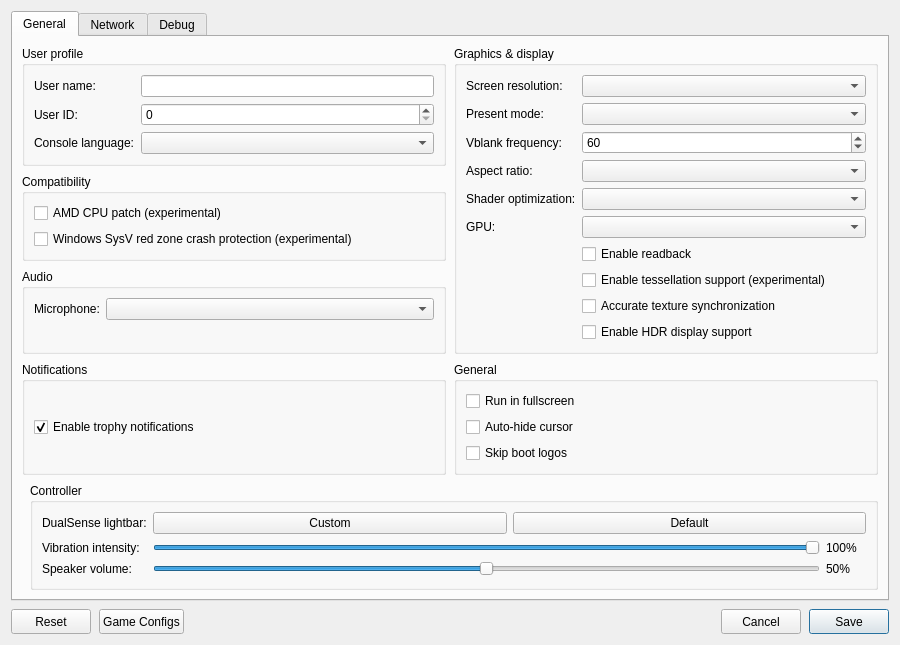
<?xml version="1.0" encoding="UTF-8"?>
<ui version="4.0">
 <class>ConfigurationEditDialog</class>
 <widget class="QDialog" name="ConfigurationEditDialog">
  <property name="geometry">
   <rect>
    <x>0</x>
    <y>0</y>
    <width>900</width>
    <height>620</height>
   </rect>
  </property>
  <property name="windowTitle">
   <string>Settings</string>
  </property>
  <property name="locale">
   <locale language="English" country="UnitedStates"/>
  </property>
  <layout class="QVBoxLayout" name="dialogLayout">
   <property name="spacing"><number>8</number></property>
   <item>
    <widget class="QTabWidget" name="settings_tabs">
     <property name="currentIndex"><number>0</number></property>
     <widget class="QWidget" name="settings_tab">
      <attribute name="title"><string>General</string></attribute>
      <layout class="QGridLayout" name="gridLayout">
       <property name="horizontalSpacing">
        <number>8</number>
       </property>
       <property name="verticalSpacing">
        <number>8</number>
       </property>
       <item row="0" column="0" colspan="2">
        <layout class="QGridLayout" name="sectionsLayout" columnstretch="1,1">
         <property name="horizontalSpacing">
          <number>8</number>
         </property>
         <property name="verticalSpacing">
          <number>8</number>
         </property>
         <item row="0" column="0">
          <widget class="QGroupBox" name="user_profile_group">
           <property name="title">
            <string>User profile</string>
           </property>
           <layout class="QFormLayout" name="userProfileLayout">
            <property name="fieldGrowthPolicy">
             <enum>QFormLayout::AllNonFixedFieldsGrow</enum>
            </property>
            <item row="0" column="0">
             <widget class="QLabel" name="label_user_name">
              <property name="text"><string>User name:</string></property>
             </widget>
            </item>
            <item row="0" column="1">
             <widget class="MandatoryLineEdit" name="lineEdit_user_name">
              <property name="toolTip"><string>Local user name exposed to games</string></property>
              <property name="clearButtonEnabled"><bool>true</bool></property>
             </widget>
            </item>
            <item row="1" column="0">
             <widget class="QLabel" name="label_user_id">
              <property name="text"><string>User ID:</string></property>
             </widget>
            </item>
            <item row="1" column="1">
             <widget class="QSpinBox" name="spinBox_user_id">
              <property name="toolTip"><string>Local user ID exposed to games</string></property>
              <property name="maximum"><number>2147483647</number></property>
             </widget>
            </item>
            <item row="2" column="0">
             <widget class="QLabel" name="label_console_language">
              <property name="text"><string>Console language:</string></property>
             </widget>
            </item>
            <item row="2" column="1">
             <widget class="QComboBox" name="comboBox_console_language">
              <property name="toolTip"><string>Language</string></property>
             </widget>
            </item>
           </layout>
          </widget>
         </item>
         <item row="2" column="0">
          <widget class="QGroupBox" name="audio_group">
           <property name="title"><string>Audio</string></property>
           <layout class="QFormLayout" name="audioLayout">
            <property name="fieldGrowthPolicy">
             <enum>QFormLayout::AllNonFixedFieldsGrow</enum>
            </property>
            <item row="0" column="0">
             <widget class="QLabel" name="label_audio_input_device">
              <property name="text"><string>Microphone:</string></property>
             </widget>
            </item>
            <item row="0" column="1">
             <widget class="QComboBox" name="comboBox_audio_input_device"/>
            </item>
           </layout>
          </widget>
         </item>
         <item row="0" column="1" rowspan="3">
          <widget class="QGroupBox" name="graphics_group">
           <property name="title">
            <string>Graphics &amp;&amp; display</string>
           </property>
           <layout class="QFormLayout" name="graphicsLayout">
            <property name="fieldGrowthPolicy">
             <enum>QFormLayout::AllNonFixedFieldsGrow</enum>
            </property>
            <item row="0" column="0">
             <widget class="QLabel" name="label_screen_resolution">
              <property name="text"><string>Screen resolution:</string></property>
             </widget>
            </item>
            <item row="0" column="1">
             <widget class="QComboBox" name="comboBox_screen_resolution">
              <property name="toolTip"><string>Window resolution</string></property>
             </widget>
            </item>
            <item row="1" column="0">
             <widget class="QLabel" name="label_present_mode">
              <property name="text"><string>Present mode:</string></property>
             </widget>
            </item>
            <item row="1" column="1">
             <widget class="QComboBox" name="comboBox_present_mode">
              <property name="toolTip"><string>Vulkan swapchain presentation mode</string></property>
             </widget>
            </item>
            <item row="2" column="0">
             <widget class="QLabel" name="label_vblank_frequency">
              <property name="text"><string>Vblank frequency:</string></property>
             </widget>
            </item>
            <item row="2" column="1">
             <widget class="QSpinBox" name="spinBox_vblank_frequency">
              <property name="toolTip"><string>Virtual display refresh rate used for frame pacing</string></property>
              <property name="minimum"><number>30</number></property>
              <property name="maximum"><number>360</number></property>
              <property name="value"><number>60</number></property>
             </widget>
            </item>
            <item row="3" column="0">
             <widget class="QLabel" name="label_aspect_ratio">
              <property name="text"><string>Aspect ratio:</string></property>
             </widget>
            </item>
            <item row="3" column="1">
             <widget class="QComboBox" name="comboBox_aspect_ratio">
              <property name="toolTip"><string>The aspect ratio to pillarbox or letterbox</string></property>
             </widget>
            </item>
            <item row="4" column="0">
             <widget class="QLabel" name="label_shader_optimization">
              <property name="text"><string>Shader optimization:</string></property>
             </widget>
            </item>
            <item row="4" column="1">
             <widget class="QComboBox" name="comboBox_shader_optimization_type">
              <property name="toolTip"><string>Optimize shaders for code size or performance</string></property>
             </widget>
            </item>
            <item row="5" column="0">
             <widget class="QLabel" name="label_gpu">
              <property name="text"><string>GPU:</string></property>
             </widget>
            </item>
            <item row="5" column="1">
             <widget class="QComboBox" name="comboBox_gpu">
              <property name="toolTip"><string>Graphics device used by the emulator</string></property>
             </widget>
            </item>
            <item row="6" column="1">
             <widget class="QCheckBox" name="checkBox_readback">
              <property name="toolTip"><string>Read back writable linear images</string></property>
              <property name="text"><string>Enable readback</string></property>
             </widget>
            </item>
            <item row="7" column="1">
             <widget class="QCheckBox" name="checkBox_tessellation">
              <property name="toolTip"><string>Draw tessellated geometry. Disabled by default; unsupported tessellation may cause crashes.</string></property>
              <property name="text"><string>Enable tessellation support (experimental)</string></property>
             </widget>
            </item>
            <item row="8" column="1">
             <widget class="QCheckBox" name="checkBox_sync_raw_image_buffers">
              <property name="toolTip"><string>Can fix missing textures and incorrect transparency in some games. May reduce performance.</string></property>
              <property name="text"><string>Accurate texture synchronization</string></property>
             </widget>
            </item>
            <item row="9" column="1">
             <widget class="QCheckBox" name="checkBox_hdr">
              <property name="toolTip"><string>Enable HDR10 output for supported games. Requires HDR enabled on the host display.</string></property>
              <property name="text"><string>Enable HDR display support</string></property>
             </widget>
            </item>
           </layout>
          </widget>
         </item>
         <item row="3" column="0">
          <widget class="QGroupBox" name="notifications_group">
           <property name="title"><string>Notifications</string></property>
           <layout class="QVBoxLayout" name="notificationsLayout">
            <item>
             <widget class="QCheckBox" name="checkBox_trophy_notifications">
              <property name="toolTip"><string>Show trophy unlock notifications and play their sound.
    To use your own sound, replace the emulator's assets/sounds/trophy-unlock.wav with a WAV file and restart the game.</string></property>
              <property name="text"><string>Enable trophy notifications</string></property>
              <property name="checked"><bool>true</bool></property>
             </widget>
            </item>
           </layout>
          </widget>
         </item>
         <item row="3" column="1">
          <widget class="QGroupBox" name="general_group">
           <property name="title"><string>General</string></property>
           <layout class="QVBoxLayout" name="generalLayout">
            <item>
             <widget class="QCheckBox" name="checkBox_fullscreen">
              <property name="toolTip"><string>Run in borderless desktop fullscreen</string></property>
              <property name="text"><string>Run in fullscreen</string></property>
             </widget>
            </item>
            <item>
             <widget class="QCheckBox" name="checkBox_hide_cursor">
              <property name="toolTip"><string>Hide the host cursor after 2 seconds without mouse activity</string></property>
              <property name="text"><string>Auto-hide cursor</string></property>
             </widget>
            </item>
            <item>
             <widget class="QCheckBox" name="checkBox_skip_notice_screen">
              <property name="toolTip"><string>Skip startup logos and notices in supported games.</string></property>
              <property name="text"><string>Skip boot logos</string></property>
             </widget>
            </item>
           </layout>
          </widget>
         </item>
         <item row="1" column="0">
          <widget class="QGroupBox" name="compatibility_group">
           <property name="title">
            <string>Compatibility</string>
           </property>
           <layout class="QVBoxLayout" name="compatibilityLayout">
            <item>
             <widget class="QCheckBox" name="checkBox_amd_cpu">
              <property name="toolTip"><string>Patch CPU instructions that differ between AMD and the host CPU.</string></property>
              <property name="text"><string>AMD CPU patch (experimental)</string></property>
             </widget>
            </item>
            <item>
             <widget class="QCheckBox" name="checkBox_red_zone_protection">
              <property name="toolTip"><string>Helps prevent crashes in some games on Windows</string></property>
              <property name="text"><string>Windows SysV red zone crash protection (experimental)</string></property>
             </widget>
            </item>
           </layout>
          </widget>
         </item>
        </layout>
       </item>
       <item row="1" column="1">
        <widget class="QGroupBox" name="controller_group">
         <property name="title"><string>Controller</string></property>
         <layout class="QFormLayout" name="controllerLayout">
          <property name="fieldGrowthPolicy"><enum>QFormLayout::AllNonFixedFieldsGrow</enum></property>
          <item row="0" column="0">
           <widget class="QLabel" name="label_controller_color">
            <property name="text"><string>DualSense lightbar:</string></property>
           </widget>
          </item>
          <item row="0" column="1">
           <layout class="QHBoxLayout" name="controllerColorLayout">
            <item>
             <widget class="QPushButton" name="button_controller_color">
              <property name="toolTip"><string>Choose and preview a fixed LED color. Bluetooth DualSense may take several seconds to update.</string></property>
              <property name="text"><string>Custom</string></property>
             </widget>
            </item>
            <item>
             <widget class="QPushButton" name="button_controller_color_reset">
              <property name="toolTip"><string>Let the game control the lightbar</string></property>
              <property name="text"><string>Default</string></property>
             </widget>
            </item>
           </layout>
          </item>
          <item row="1" column="0">
           <widget class="QLabel" name="label_controller_vibration">
            <property name="text"><string>Vibration intensity:</string></property>
           </widget>
          </item>
          <item row="1" column="1">
           <layout class="QHBoxLayout" name="controllerVibrationLayout">
            <item>
             <widget class="QSlider" name="slider_controller_vibration">
              <property name="toolTip"><string>Scale DualSense vibration over USB and Bluetooth</string></property>
              <property name="maximum"><number>100</number></property>
              <property name="value"><number>100</number></property>
              <property name="orientation"><enum>Qt::Horizontal</enum></property>
             </widget>
            </item>
            <item>
             <widget class="QLabel" name="label_controller_vibration_value">
              <property name="minimumSize"><size><width>40</width><height>0</height></size></property>
              <property name="text"><string>100%</string></property>
             </widget>
            </item>
           </layout>
          </item>
          <item row="2" column="0">
           <widget class="QLabel" name="label_controller_volume">
            <property name="text"><string>Speaker volume:</string></property>
           </widget>
          </item>
          <item row="2" column="1">
           <layout class="QHBoxLayout" name="controllerVolumeLayout">
            <item>
             <widget class="QSlider" name="slider_controller_volume">
              <property name="toolTip"><string>Scale the DualSense speaker over USB and Bluetooth. 50% is the previous default; 100% adds 6 dB of gain.</string></property>
              <property name="maximum"><number>100</number></property>
              <property name="value"><number>50</number></property>
              <property name="orientation"><enum>Qt::Horizontal</enum></property>
             </widget>
            </item>
            <item>
             <widget class="QLabel" name="label_controller_volume_value">
              <property name="minimumSize"><size><width>40</width><height>0</height></size></property>
              <property name="text"><string>50%</string></property>
             </widget>
            </item>
           </layout>
          </item>
         </layout>
        </widget>
       </item>
      </layout>
     </widget>
     <widget class="QWidget" name="network_tab">
      <attribute name="title"><string>Network</string></attribute>
      <layout class="QVBoxLayout" name="networkTabLayout">
       <item>
        <widget class="QCheckBox" name="checkBox_network_connected">
         <property name="toolTip"><string>Let games use your computer's local network connection.</string></property>
         <property name="text"><string>Enable network connection</string></property>
        </widget>
       </item>
       <item>
        <spacer name="networkSpacer">
         <property name="orientation"><enum>Qt::Vertical</enum></property>
         <property name="sizeHint" stdset="0"><size><width>20</width><height>40</height></size></property>
        </spacer>
       </item>
      </layout>
     </widget>
     <widget class="QWidget" name="debug_tab">
      <attribute name="title"><string>Debug</string></attribute>
      <layout class="QVBoxLayout" name="debugTabLayout">
       <item>
        <widget class="QGroupBox" name="debug_group">
         <property name="title">
          <string>Debugging &amp;&amp; logs</string>
         </property>
         <layout class="QGridLayout" name="debugLayout" columnstretch="0,1,0,1">
          <property name="horizontalSpacing"><number>8</number></property>
          <property name="verticalSpacing"><number>6</number></property>
          <item row="0" column="0" colspan="2">
           <widget class="QCheckBox" name="checkBox_vulkan_validation">
            <property name="toolTip"><string>Enable Vulkan validation layers</string></property>
            <property name="text"><string>Vulkan validation</string></property>
            <property name="checked"><bool>true</bool></property>
           </widget>
          </item>
          <item row="0" column="2" colspan="2">
           <widget class="QCheckBox" name="checkBox_shader_validation">
            <property name="toolTip"><string>Validate SPIR-V binary</string></property>
            <property name="text"><string>Shader validation</string></property>
            <property name="checked"><bool>true</bool></property>
           </widget>
          </item>
          <item row="1" column="0" colspan="2">
           <widget class="QCheckBox" name="checkBox_renderdoc_capture">
            <property name="toolTip"><string>Enable RenderDoc capture</string></property>
            <property name="text"><string>RenderDoc capture</string></property>
           </widget>
          </item>
          <item row="1" column="2" colspan="2">
           <widget class="QCheckBox" name="checkBox_cmd_dump">
            <property name="toolTip"><string>Dump command buffers</string></property>
            <property name="text"><string>Command buffer dump</string></property>
           </widget>
          </item>
          <item row="2" column="0">
           <widget class="QLabel" name="label_shader_log_direction">
            <property name="text"><string>Shader logging:</string></property>
           </widget>
          </item>
          <item row="2" column="1">
           <widget class="QComboBox" name="comboBox_shader_log_direction">
            <property name="toolTip"><string>Dump shaders to file or console window. If enabled may decrease emulator performance</string></property>
           </widget>
          </item>
          <item row="2" column="2">
           <widget class="QLabel" name="label_shader_log_folder">
            <property name="text"><string>Shader log folder:</string></property>
           </widget>
          </item>
          <item row="2" column="3">
           <widget class="MandatoryLineEdit" name="lineEdit_shader_log_folder">
            <property name="toolTip"><string>Specify directory to dump shaders</string></property>
            <property name="clearButtonEnabled"><bool>true</bool></property>
           </widget>
          </item>
          <item row="3" column="0">
           <widget class="QLabel" name="label_printf_direction">
            <property name="text"><string>Printf output:</string></property>
           </widget>
          </item>
          <item row="3" column="1">
           <widget class="QComboBox" name="comboBox_printf_direction">
            <property name="toolTip"><string>Print logs to file or console window. If enabled may decrease emulator performance</string></property>
           </widget>
          </item>
          <item row="3" column="2">
           <widget class="QLabel" name="label_printf_file">
            <property name="text"><string>Printf output file:</string></property>
           </widget>
          </item>
          <item row="3" column="3">
           <widget class="MandatoryLineEdit" name="lineEdit_printf_file">
            <property name="toolTip"><string>Specify file to dump logs</string></property>
            <property name="clearButtonEnabled"><bool>true</bool></property>
           </widget>
          </item>
          <item row="4" column="0">
           <widget class="QCheckBox" name="checkBox_profiler">
            <property name="toolTip"><string>Enable the Tracy profiler. Profiling may decrease emulator performance</string></property>
            <property name="text"><string>Tracy profiler</string></property>
           </widget>
          </item>
          <item row="4" column="2">
           <widget class="QLabel" name="label_cmd_dump_folder">
            <property name="text"><string>Command buffer folder:</string></property>
           </widget>
          </item>
          <item row="4" column="3">
           <widget class="MandatoryLineEdit" name="lineEdit_cmd_dump_folder">
            <property name="toolTip"><string>Specify directory to dump command buffers</string></property>
            <property name="clearButtonEnabled"><bool>true</bool></property>
           </widget>
          </item>
         </layout>
        </widget>
       </item>
       <item>
        <spacer name="debugSpacer">
         <property name="orientation"><enum>Qt::Vertical</enum></property>
         <property name="sizeHint" stdset="0"><size><width>20</width><height>40</height></size></property>
        </spacer>
       </item>
      </layout>
     </widget>
    </widget>
   </item>
   <item>
    <layout class="QHBoxLayout" name="buttonLayout">
     <item>
     <widget class="QPushButton" name="clear_button">
       <property name="minimumSize"><size><width>80</width><height>25</height></size></property>
       <property name="text"><string>Reset</string></property>
       <property name="toolTip"><string>Restore default settings</string></property>
      </widget>
     </item>
     <item>
      <widget class="QPushButton" name="settings_button">
       <property name="minimumSize"><size><width>80</width><height>25</height></size></property>
       <property name="text"><string>Game Configs</string></property>
       <property name="toolTip"><string>Import or export game configs</string></property>
      </widget>
     </item>
     <item>
      <spacer name="buttonSpacer">
       <property name="orientation"><enum>Qt::Horizontal</enum></property>
       <property name="sizeHint" stdset="0"><size><width>40</width><height>20</height></size></property>
      </spacer>
     </item>
     <item>
      <widget class="QPushButton" name="cancel_button">
       <property name="minimumSize"><size><width>80</width><height>25</height></size></property>
       <property name="text"><string>Cancel</string></property>
      </widget>
     </item>
     <item>
      <widget class="QPushButton" name="ok_button">
       <property name="minimumSize"><size><width>80</width><height>25</height></size></property>
       <property name="text"><string>Save</string></property>
       <property name="default"><bool>true</bool></property>
      </widget>
     </item>
    </layout>
   </item>
  </layout>
 </widget>
 <customwidgets>
  <customwidget>
   <class>MandatoryLineEdit</class>
   <extends>QLineEdit</extends>
   <header>mandatoryLineEdit.h</header>
  </customwidget>
 </customwidgets>
 <resources/>
</ui>
